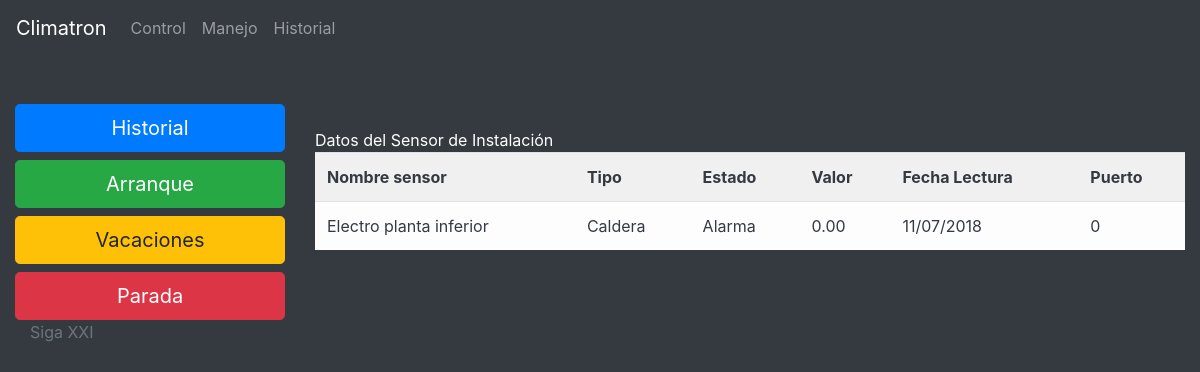
Before: /sensor_instalacion_detalle/2/ with the older database file.
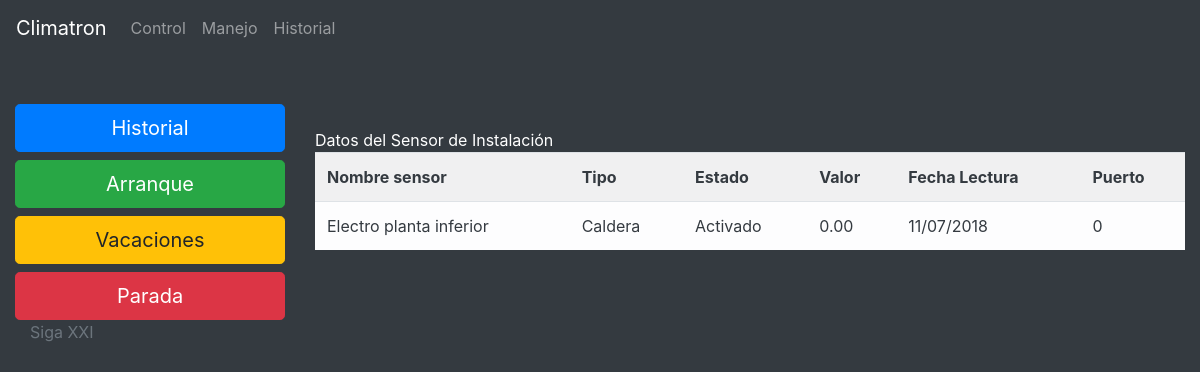
After: the same page with the newer database file.
### clima/models.py (models this page shows, shortened)
class sensor_instalacion(models.Model):
	nombre_sensor = models.CharField(max_length=100)
	tipo_sensor = models.ForeignKey(tipo_sensor, default=None, null=False, blank=False)
	estado = models.ForeignKey(estado, default=None, null=False, blank=False)
	valor = models.DecimalField(max_digits=5, decimal_places=2, default=Decimal('0.00'))
	fecha_lectura = models.DateTimeField(default=datetime.now, blank=False)
	puerto = models.IntegerField(default=0)
	class Meta:
		verbose_name_plural = "Sensores instalación"

class estado(models.Model):
	codigo = models.IntegerField(default=0)
	nombre_estado = models.CharField(max_length=100)
	class Meta:
		verbose_name_plural = "Estados"
	def __unicode__(self):
		return self.nombre_estado

class tipo_sensor(models.Model):
	nombre_tipo_sensor = models.CharField(max_length=100)
	class Meta:
		verbose_name_plural = "Tipos_Sensores"
	def __unicode__(self):
		return self.nombre_tipo_sensor

### clima/views.py (the view)
# urls.py: url(r'^sensor_instalacion_detalle/(?P<pk>[0-9]+)/$', DetalleSensores_Instalacion.as_view(), name = 'sensores_instalacion'),
class DetalleSensores_Instalacion(DetailView):
    model = sensor_instalacion

### templates/clima/sensor_instalacion_detail.html (shortened to what this page needs)
{% extends "base.html" %}
{%   load   staticfiles   %}
{% block content %}
<br /><br />
<div class="row">
	<div class="col-md-3 col-lg-3">
		<a href="#" class="btn btn-primary btn-lg btn-block">Historial</a>
		<a href="#" class="btn btn-success btn-lg btn-block">Arranque</a>
		<a href="#" class="btn btn-warning btn-lg btn-block">Vacaciones</a>
		<a href="#" class="btn btn-danger btn-lg btn-block">Parada</a>
	</div>
	<div class="col-md-9 col-lg-9" >
		<div class="thumbnail">
			<br />
			<div class="panel panel-default">
				<div class="panel-heading">
					Datos del Sensor de Instalación
			   </div>
				<div class="panel-body">
					  <div class="table-responsive">
						<table class="table table-striped table-light text-dark">
						<th>Nombre sensor</th>
						<th>Tipo</th>
						<th>Estado</th>
						<th>Valor</th>
						<th>Fecha Lectura</th>
						<th>Puerto</td>
						<tr>
							<td>{{ sensor_instalacion.nombre_sensor | capfirst}}</td>
							<td>{{ sensor_instalacion.tipo_sensor | capfirst}}</td>
							<td>{{ sensor_instalacion.estado | capfirst }}</td>
							<td>{{ sensor_instalacion.valor }}</td>
							<td>{{ sensor_instalacion.fecha_lectura | date:"SHORT_DATE_FORMAT" }}</td>
							<td>{{ sensor_instalacion.puerto }}</td>
						</tr>
					  </table>
					  </div>
				</div>
			</div>
		</div>
	</div>
</div>
{% endblock %}

Changed rows visible on the page:
changed sensor_instalacion "Electro planta inferior": estado "Alarma" → "Activado"
